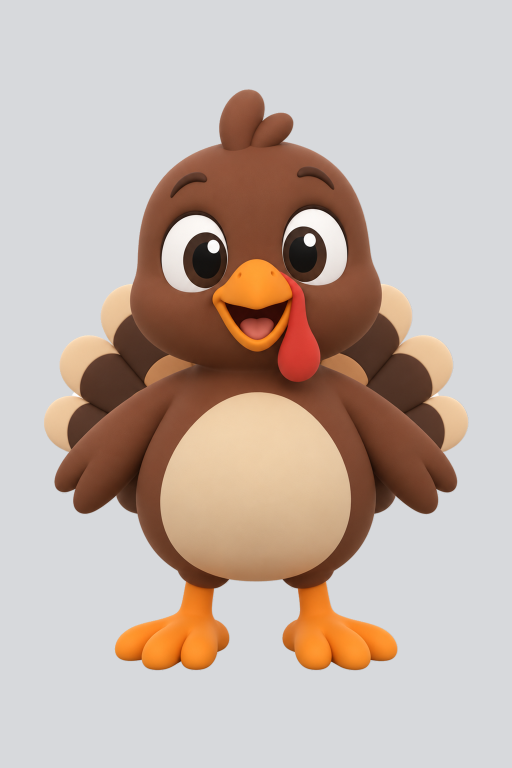
#> input picture art/model-input/turkey/front-toon-orig.png, 1024 x 1536 px (shown at 1/2 size)
$ python flatten_background.py ../art/model-input/turkey/front-toon.png
#> lines starting #> are read from the running program, lines starting #| are printed output that depends on the picture; after the words box and inside, x2 and y2 are one past the last pixel; in counts of white or black regions, pixels touching at a corner belong together
"""flatten_background.py - makes a model picture's background ONE plain gray.

The turkey pictures (10 Oct) came back with a darker band across the middle
of the gray background: paint_toon's outline found the "character" filling
the whole width, and Stable Fast 3D's background removal can trip on it too.
Every background shade that touches the picture's edge (no strong edge in
between) is set to one light gray; the character is untouched. The original
is kept as <name>-orig.png the first time.

  python tools/flatten_background.py art/model-input/turkey/front-toon.png [...]
"""
import shutil
import sys
from pathlib import Path

import numpy as np
from PIL import Image
from scipy import ndimage

GRAY = np.array([215, 217, 220], np.uint8)


def flatten(path):
#> called with path = '../art/model-input/turkey/front-toon.png'
    path = Path(path)
    orig = path.with_name(path.stem + "-orig.png")
    if not orig.exists():
        shutil.copy2(path, orig)
    a = np.asarray(Image.open(orig).convert("RGB")).astype(np.int32)
    # background = gray-ish (low saturation), light, and changing slowly
    sat = a.max(axis=2) - a.min(axis=2)
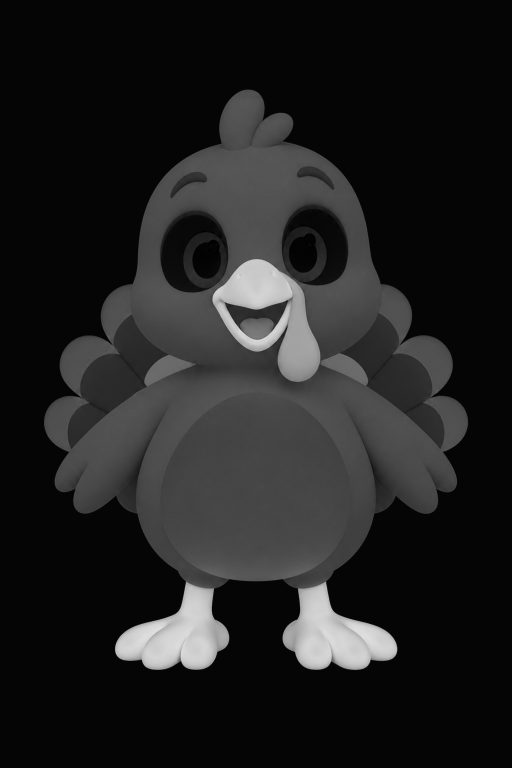
#> sat: shape (1536, 1024) int32 (shown at 1/2 size); min 0, max 225, mean 32.7
    light = a.mean(axis=2)
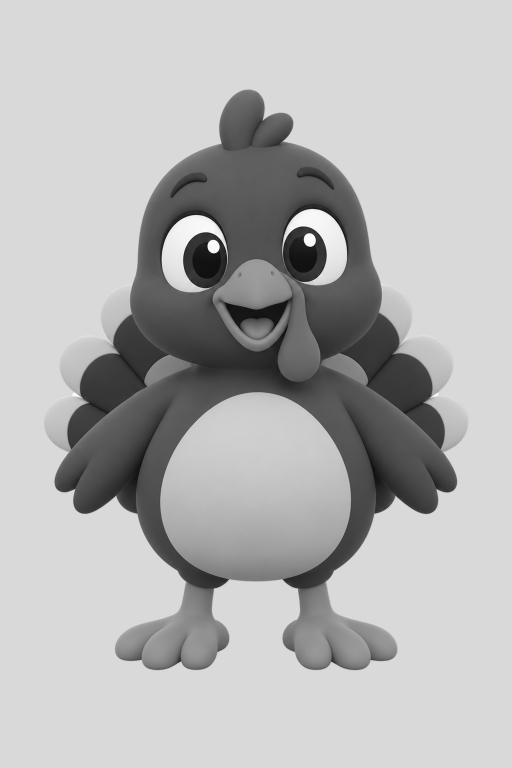
#> light: shape (1536, 1024) float64 (shown at 1/2 size); min 6.67, max 255, mean 180.7
    gy = np.abs(np.diff(a, axis=0, prepend=a[:1])).sum(axis=2)
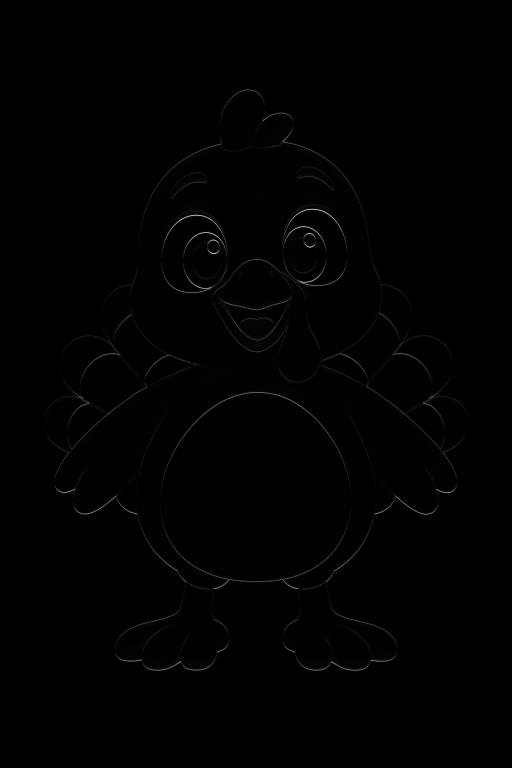
#> gy: shape (1536, 1024) int64 (shown at 1/2 size); min 0, max 483, mean 2.4; drawn with min black and max white
    gx = np.abs(np.diff(a, axis=1, prepend=a[:, :1])).sum(axis=2)
    smooth = np.maximum(gx, gy) < 30  # the band's edge is a soft step; the character's outline is not
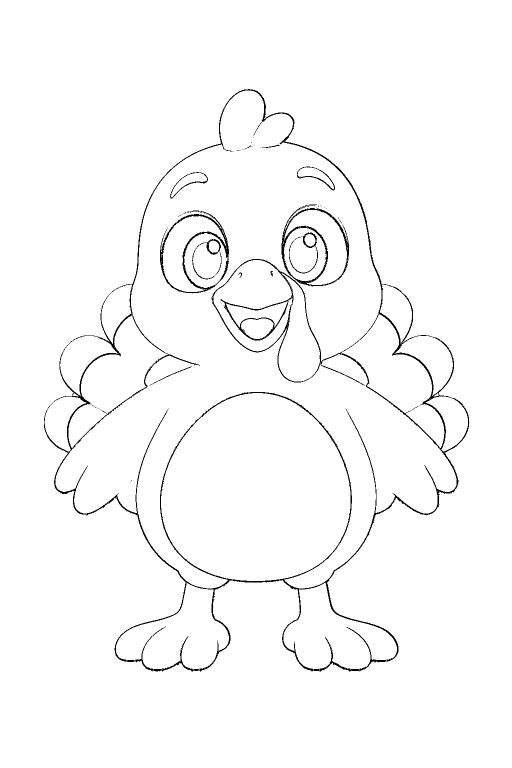
#> smooth: shape (1536, 1024) bool (shown at 1/2 size); 98% white; black in thin lines or dots, all inside (x1, y1, x2, y2) = (88, 178, 939, 1343)
    cand = (sat < 18) & (light > 150) & smooth
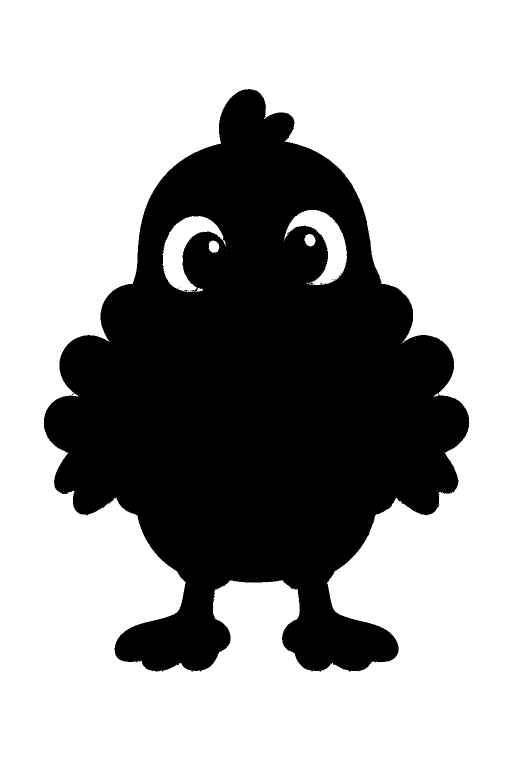
#> cand: shape (1536, 1024) bool (shown at 1/2 size); 64.7% white; 14 black regions (13 under 20 px), largest, box (x1, y1, x2, y2) and area: (88, 178, 939, 1343) 555205
    lab, _ = ndimage.label(cand)
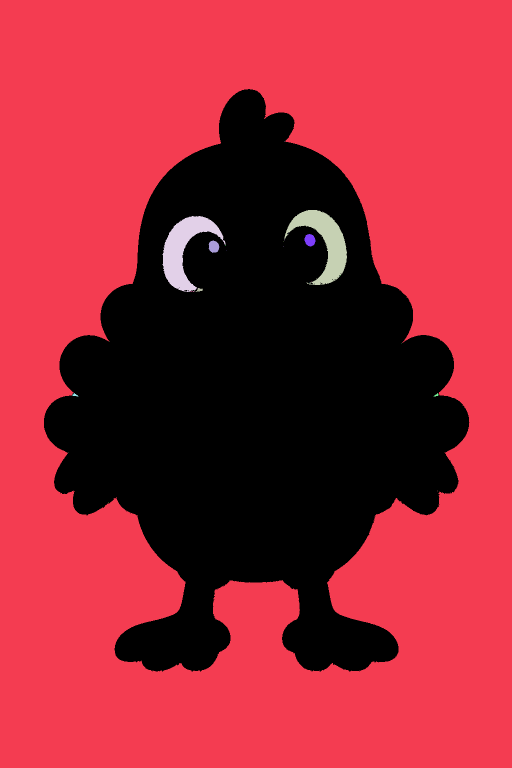
#> lab: shape (1536, 1024) int32 (shown at 1/2 size); 35 distinct labels, from 0 to 34; one colour per label, 0 black
    edge = np.unique(np.concatenate([lab[0], lab[-1], lab[:, 0], lab[:, -1]]))
#> edge = [1]
    bg = np.isin(lab, edge[edge > 0])
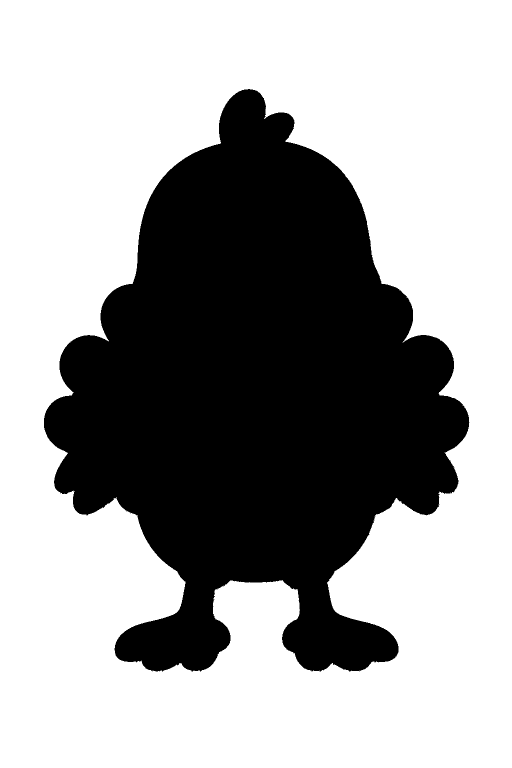
#> bg: shape (1536, 1024) bool (shown at 1/2 size); 63.7% white; 1 black region, box (x1, y1, x2, y2) and area: (88, 178, 939, 1343) 570950
    # the band's edge line itself (closing trims the picture's border: keep it)
    bg = (ndimage.binary_closing(bg, iterations=2) | bg) & (sat < 18)
#> bg: shape (1536, 1024) bool; 63.7% white; 1 black region, box (x1, y1, x2, y2) and area: (88, 178, 939, 1343) 570871
    rim = np.zeros_like(bg)  # the band's ends on the picture's edge (a sharp step there)
    rim[:3], rim[-3:], rim[:, :3], rim[:, -3:] = True, True, True, True
    bg |= rim & (sat < 18) & (light > 150)
    out = a.astype(np.uint8).copy()
#> out is the input picture: shape (1536, 1024, 3); mean R, G, B 195.1, 178.3, 168.8
    out[bg] = GRAY
#> out: shape (1536, 1024, 3); 0.01% of pixels changed, all inside (x1, y1, x2, y2) = (95, 567, 905, 1329)
    Image.fromarray(out).save(path)
    print(f"{path}: {int(bg.mean() * 100)}% background set to one gray")
#| ../art/model-input/turkey/front-toon.png: 63% background set to one gray


if __name__ == "__main__":
    for p in sys.argv[1:]:
        flatten(p)
